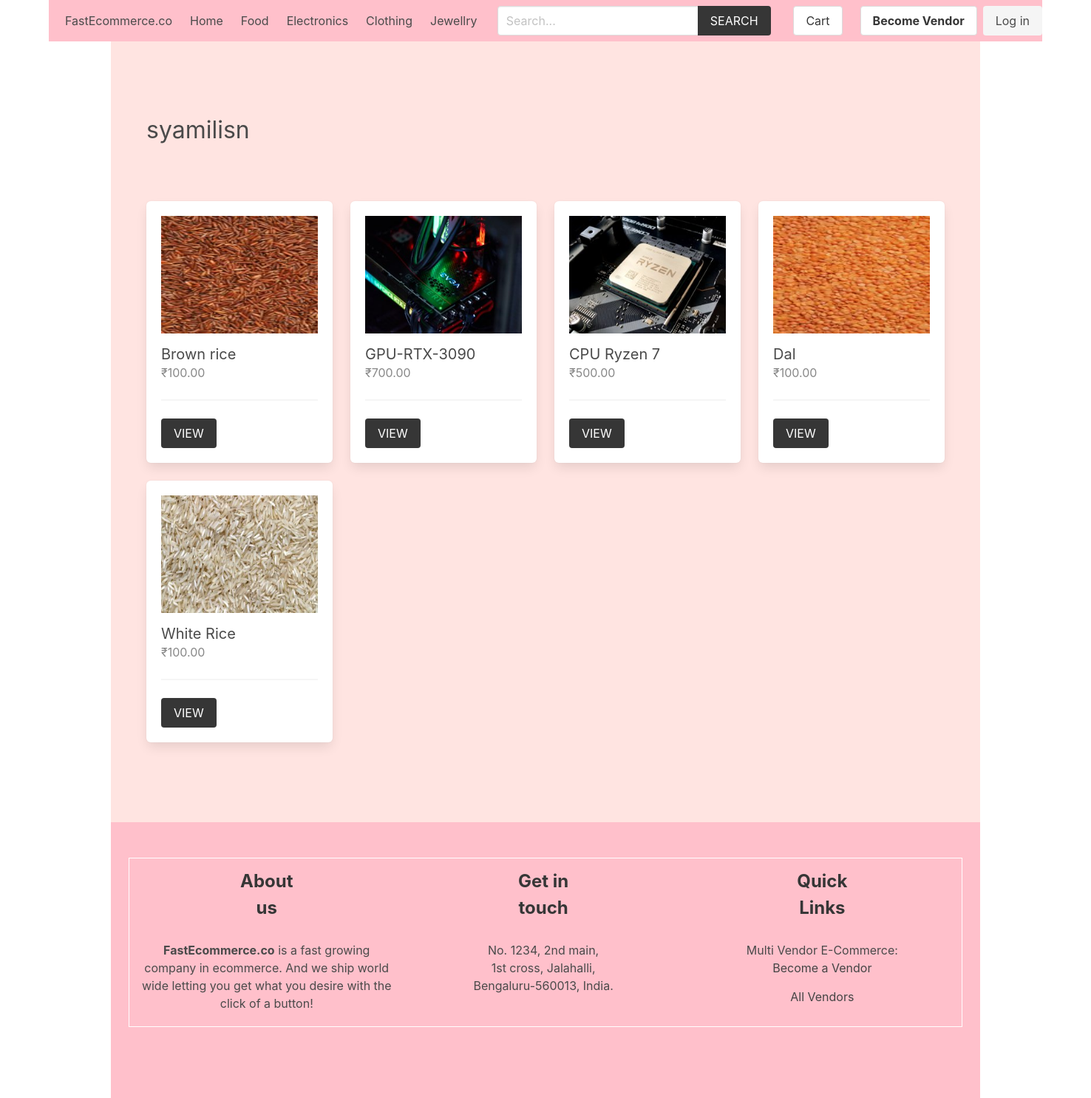
Before: /vendor/4/ with the older database file.
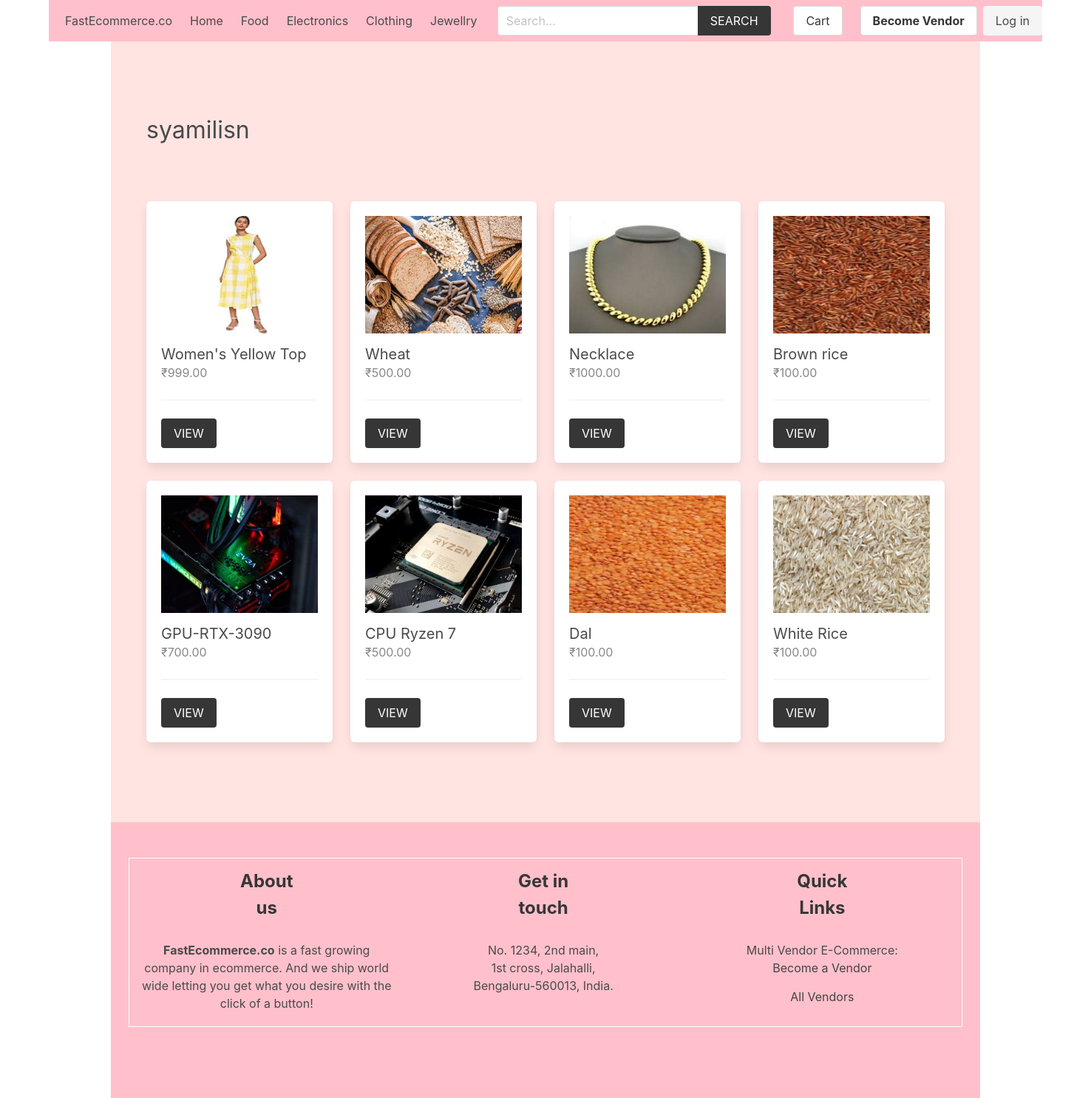
After: the same page with the newer database file.
### product/models.py (models this page shows, shortened)
class Category(models.Model):
    title = models.CharField(max_length=50)
    slug = models.SlugField(max_length=55)
    ordering = models.IntegerField(default=0)
    class Meta:
        ordering = ['ordering']

class Product(models.Model):
    category = models.ForeignKey(Category, related_name='products', on_delete=models.CASCADE)
    vendor = models.ForeignKey(Vendor, related_name="products", on_delete=models.CASCADE)
    title = models.CharField(max_length=50)
    slug = models.SlugField(max_length=55)
    description = models.TextField(blank=True, null=True)
    price = models.DecimalField(max_digits=6, decimal_places=2)
    added_date = models.DateTimeField(auto_now_add=True)
    image = models.ImageField(upload_to='uploads/', blank=True, null=True)
    thumbnail = models.ImageField(upload_to='uploads/', blank=True, null=True) # Change uploads to thumbnails
    class Meta:
        ordering = ['-added_date']
    def get_thumbnail(self):
        if self.thumbnail:
            return self.thumbnail.url

### vendor/models.py (models this page shows, shortened)
class Vendor(models.Model):
    name = models.CharField(max_length=255)
    created_at = models.DateTimeField(auto_now_add=True)
    created_by = models.OneToOneField(User, related_name='vendor', on_delete=models.CASCADE)
    class Meta:
        ordering = ['name']

### vendor/views.py (the view)
# urls.py: path('vendor/', include('vendor.urls')),
def vendor(request, vendor_id):
    vendor = get_object_or_404(Vendor, pk=vendor_id)
    return render(request, 'vendor/vendor.html', {'vendor': vendor})

### cart/cart.py (called while the page is built)
    def __len__(self):
        return sum(item['quantity'] for item in self.cart.values())

### cart/context_processors.py (called while the page is built)
def cart(request):
    return {'cart': Cart(request)}

### product/context_processors.py (called while the page is built)
def menu_categories(request):
    categories = Category.objects.all()
    return {'categories': categories}

### templates/vendor/vendor.html (shortened to what this page needs)
{% extends 'core/base.html' %}
{% block content %}
    <div class="columns is-multiline mb-6">
        <div class="column is-12 has-test-centered mt-6 mb-6">
            <h2 class="is-size-3">{{vendor.name}}</h2>
        </div>
        {% for product in vendor.products.all %}
            {% include 'product/parts/list_item.html' %}
        {% endfor %}
    </div>
{% endblock content %}

### templates/core/base.html (shortened to what this page needs)
{% load static %}
<!DOCTYPE html>
<html lang="en">
<head>
    <link rel="stylesheet" href="https://cdn.jsdelivr.net/npm/bulma@0.9.2/css/bulma.min.css">
    <link rel="stylesheet" href="{% static 'css/main.css' %}">
</head>
<body>
    <div class="container">
        <nav class="navbar navbar-light" role="navigation" aria-label="main navigation"  style="background-color: pink;">
            <div class="navbar-brand" style="margin-left: 10px;">
                <a class="navbar-item" href="{% url 'core:home' %}">
                    FastEcommerce.co
            </a>
            </div>
            <div id="navbarBasicExample" class="navbar-menu">
                <div class="navbar-start">
                <a class="navbar-item" href="{% url 'core:home' %}">
                    Home
                </a>
                {% for category in categories %}
                    <a class="navbar-item" href="{% url 'product:category' category.slug %}">
                        {{category.title}}
                    </a>
                {% endfor %}
                </div>
                <div class="navbar-start">
                    <div class="navbar-item">
                        <form method="get" action="{% url 'product:search' %}">
                            <div class="field has-addons">
                                <div class="control">
                                    <input type="search" name="query" id="" class="input" placeholder="Search...">
                                </div>
                                <div class="control">
                                    <button class="button is-dark is-uppercase">Search</button>
                                </div>
                            </div>
                        </form>
                    </div>
                </div>
                <div class="navbar-end">
                <div class="navbar-item">
                    <a href="{% url 'cart:cart' %}" class="button is-secondary">Cart {% if cart %}({{cart|length}}){% endif %}</a>
                </div>
                {% if request.user.is_authenticated %}
                <div class="navbar-item has-dropdown is-hoverable">
                    <a class="navbar-link is-capitalized">
                    {{user.vendor.name}}
                    </a>
                    <div class="navbar-dropdown">
                    <a class="navbar-item" href="{% url 'vendor:vendor-admin' %}">
                        Profile
                    </a>
                    <a class="navbar-item" href="{% url 'vendor:edit-vendor' %}">
                        Update Profile
                    </a>
                    <a class="navbar-item" href="{% url 'vendor:add-product' %}">
                        Add Product
                    </a>
                    <hr class="navbar-divider">
                    <a class="navbar-item" href="{% url 'vendor:logout' %}">
                        Logout
                    </a>
                    </div>
                </div>
                {% else %}
                <div class="navbar-item">
                    <div class="buttons">
                        <a class="button is-secondary" href="{% url 'vendor:become-vendor' %}">
                            <strong>Become Vendor</strong>
                        </a>
                        <a class="button is-light" href="{% url 'vendor:login' %}">
                            Log in
                        </a>
                    </div>
                </div>
                {% endif %}
                </div>
            </div>
            </nav>
    </div>
    <section class="section" style="background-color: #ffe4e1; margin-right: 150px; margin-left:150px;"">
        <div class="container">
            {% block content %}{% endblock content %}
        </div>
    </section>
    <footer class="footer" style="background-color:pink; margin-left:150px; margin-right:150px" >
        <div class="container">
            <table>
                <tr class="is-size-4 mb-4" ><th>About us</th> <th>Get in touch</th> <th>Quick Links</th></tr>
                <tr>
                    <td style = "width: 150px;"><b>FastEcommerce.co</b> is a fast growing company in ecommerce. And we ship world wide letting you get what you desire with the click of a button!</td>
                    <td>No. 1234, 2nd main, <br>1st cross, Jalahalli, <br>Bengaluru-560013, India.</td>
                    <td>Multi Vendor E-Commerce:<br>
                        {% if request.user.is_authenticated %}
                            <a href="{% url 'vendor:vendor-admin' %}">Vendor Admin</a>
                        {% else %}
                            <a href="{% url 'vendor:become-vendor' %}">Become a Vendor</a>
                        {% endif %}
                        <br>
                        <a href="{% url 'vendor:vendors' %}">All Vendors</a>
                    </td>
                </tr>
            </table>
        </div>
    </footer>
</body>
</html>

### templates/product/parts/list_item.html
<div class="column is-3 product-list-item">
                <div class="box">
                    <figure class="image is-4by3 mb-4">
                        <img src="{{ product.get_thumbnail }}" alt="{{product.title}}">
                    </figure>
                    <h2 class="subtitle">{{product.title}}</h2>
                    <h3 class="price is-size-6 mb-5">₹{{product.price}}</h3>
                    <hr>
                    <a href="{% url 'product:product' product.category.slug product.slug %}" class="button is-dark is-uppercase">View</a>
                </div>
            </div>

### core/static/css/main.css (style rules this page uses)
.footer a { margin-bottom: 15px; display: inline-block; color: #444; }
.product-list-item .box .subtitle { margin-bottom: 0; }
.product-list-item .box .price { color: #888; }

### templates/core/base.html (style rules this page uses)
table,th,td { margin:auto; border-collapse:collapse; padding:10pt; text-align:center; word-wrap: break-word; }
table { border:solid 1pt white; }
th { padding-left: 150px; padding-right: 150px; }

Changed rows visible on the page:
added Product: get_thumbnail (picture), title "Women's Yellow Top", price "999.00"
added Product: get_thumbnail (picture), title "Wheat", price "500.00"
added Product: get_thumbnail (picture), title "Necklace", price "1000.00"
